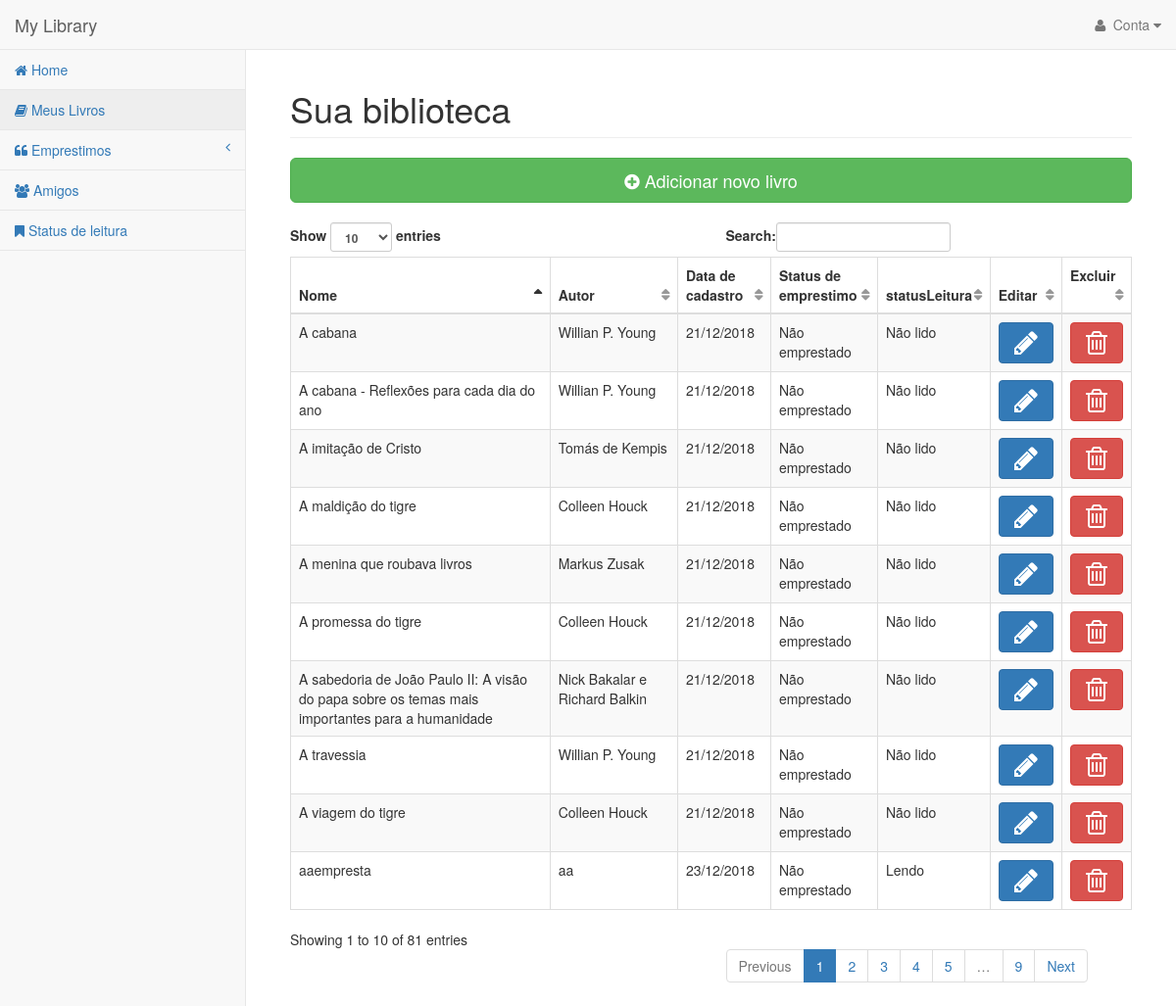
Screenshot of /telas/form-listarlivro.php (signed in) with the database file from the repository.
### tables this page shows
CREATE TABLE `livro` (
  `idLivro` int(11) NOT NULL,
  `nome` varchar(100) NOT NULL,
  `autor` varchar(45) NOT NULL,
  `data` date NOT NULL,
  `statusEmprestimo` tinyint(1) NOT NULL DEFAULT '0',
  `statusLeitura` tinyint(1) NOT NULL,
  `Usuario_id_usr` int(11) NOT NULL
);

### genericos/functions.php (called while the page is built, shortened)
<?php
function dateConvert($date) {
    if (!strstr($date, '/')) {
        sscanf($date, '%d-%d-%d', $y, $m, $d);
        return sprintf('%02d/%02d/%04d', $d, $m, $y);
    } else {
        sscanf($date, '%d/%d/%d', $d, $m, $y);
        return sprintf('%04d-%02d-%02d', $y, $m, $d);
    }
    return false;
}

### telas/form-listarlivro.php (the view, shortened to what this page needs)
<?php
$PDO = db_connect();
$id_usr = $_SESSION['id_usr'];
$sqllista = "SELECT * FROM livro where Usuario_id_usr = :id_usr ORDER BY nome ASC";
$stmtlista = $PDO->prepare($sqllista);
$stmtlista->bindParam(':id_usr', $id_usr);
$stmtlista->execute();
$sql_counta_total = "SELECT COUNT(*) AS total FROM livro WHERE Usuario_id_usr= :id_usr ORDER BY nome ASC ";
$stmt_counta_total = $PDO->prepare($sql_counta_total);
$stmt_counta_total->bindParam(':id_usr', $id_usr);
$stmt_counta_total->execute();
$total = $stmt_counta_total->fetchColumn();
?>
<!DOCTYPE html>
<html lang="en">
    <head>
        <link href="../front/vendor/bootstrap/css/bootstrap.min.css" rel="stylesheet">
        <link href="../front/vendor/metisMenu/metisMenu.min.css" rel="stylesheet">
        <link href="../front/dist/css/sb-admin-2.css" rel="stylesheet">
        <link href="../front/vendor/font-awesome/css/font-awesome.min.css" rel="stylesheet" type="text/css">
    </head>
    <body>
        <div id="wrapper">
            <nav class="navbar navbar-default navbar-static-top" role="navigation" style="margin-bottom: 0">
                <div class="container-fluid">
                    <div class="navbar-header">
                        <a class="navbar-brand" href="home.php">My Library</a>
                    </div>
                    <ul class="nav navbar-nav navbar-right">
                        <li class="dropdown">
                            <a class="dropdown-toggle" data-toggle="dropdown" href="#">
                                <i class="fa fa-user fa-fw"></i> Conta <i class="fa fa-caret-down"></i>
                            </a>
                        </li>
                    </ul>
                </div>
            </nav>
            <div class="navbar-default sidebar" role="navigation" style="margin-top: 0">
                <div class="sidebar-nav navbar-collapse">
                    <ul class="nav" id="side-menu">
                        <li>
                            <a href="home.php"><i class="fa fa-home"></i> Home</a>
                        </li>
                        <li>
                            <a href="form-listarlivro.php"><i class="fa fa-book"></i> Meus Livros</a>
                        </li>
                        <li>
                            <a href="#"><i class="fa fa-quote-left"></i> Emprestimos<span class="fa arrow"></span></a>
                        </li>
                        <li>
                            <a href="form-listaramigo.php"><i class="fa fa-group"></i> Amigos</a>
                        </li>
                        <li>
                            <a href="form-mudarstatus.php"><i class="fa fa-bookmark"></i> Status de leitura</a>
                        </li>
                    </ul>
                </div>
            </div>
        <div id="page-wrapper">
            <div class="container-fluid">
                <div class="row">
                    <div class="col-lg-12">
                        <h1 class="page-header">Sua biblioteca</h1>
                        <a href="form-add-livro.php" style="text-decoration:none"><button type="button" class="btn btn-success btn-lg btn-block" ><span class="fa fa-plus-circle"></span> Adicionar novo livro</button></a>
                        <br>
                        <?php if ($total > 0): ?>
                            <table width="100%" class="table table-striped table-bordered table-hover" id="dataTables-example">
                                <thead>
                                    <tr>
                                        <th>Nome</th>
                                        <th>Autor</th>
                                        <th>Data de cadastro</th>
                                        <th>Status de emprestimo</th>
                                        <th>statusLeitura</th>
                                        <th>Editar</th>
                                        <th>Excluir</th>
                                    </tr>
                                </thead>
                                <tbody>
                                    <?php while ($livro = $stmtlista->fetch(PDO::FETCH_ASSOC)): ?>
                                        <tr class="even gradeC">
                                            <td><?php echo $livro['nome'] ?></td>
                                            <td><?php echo $livro['autor'] ?></td>
                                            <td><?php echo dateConvert($livro['data']); ?></td>
                                            <td><?php
                                                if ($livro['statusEmprestimo'] == 0) {
                                                    echo "Não emprestado";
                                                } else {
                                                    echo "Emprestado";
                                                }
                                                ?></td>
                                            <td><?php
                                                if ($livro['statusLeitura'] == 1) {
                                                    echo "Não lido";
                                                } elseif ($livro['statusLeitura'] == 2) {
                                                    echo "Lendo";
                                                } else {
                                                    echo "Lido";
                                                }
                                                ?></td>
                                            <td>
                                                <form action="../telas/form-edit-livro.php" method="post">
                                                    <button type="submit" class="btn btn-primary btn-block"><span class=" fa fa-pencil fa-2x"></span></button>
                                                </form>
                                            </td>
                                            <td>
                                                <?php if ($livro['statusEmprestimo'] == 0): ?>
                                                    <form action="../classesPhp/deleteLivro.php" method="post">
                                                        <button type="submit" class="btn btn-danger btn-block" onclick="return confirm('Tem certeza de que deseja remover <?php echo $livro['nome'] ?> da sua biblioteca?');"><span class=" fa fa-trash-o fa-2x"></span></button>
                                                    </form>
                                                    <?php endif ?>
                                            </td>
                                        </tr>
                                    <?php endwhile; ?>
                                </tbody>
                            </table>
                        <?php else: ?>
                            <p>Você ainda não adicionou nenhum livro à sua biblioteca</p>
                        <?php endif; ?>
                    </div>
                </div>
            </div>
        </div>
</body>
</html>

### rows the page displays
livro: nome "A cabana", autor "Willian P. Young", data "21/12/2018", statusEmprestimo "Não emprestado", statusLeitura "Não lido"
livro: nome "A cabana - Reflexões para cada dia do ano", autor "Willian P. Young", data "21/12/2018", statusEmprestimo "Não emprestado", statusLeitura "Não lido"
livro: nome "A imitação de Cristo", autor "Tomás de Kempis", data "21/12/2018", statusEmprestimo "Não emprestado", statusLeitura "Não lido"
livro: nome "A maldição do tigre", autor "Colleen Houck", data "21/12/2018", statusEmprestimo "Não emprestado", statusLeitura "Não lido"
livro: nome "A menina que roubava livros", autor "Markus Zusak", data "21/12/2018", statusEmprestimo "Não emprestado", statusLeitura "Não lido"
livro: nome "A promessa do tigre", autor "Colleen Houck", data "21/12/2018", statusEmprestimo "Não emprestado", statusLeitura "Não lido"
livro: nome "A sabedoria de João Paulo II: A visão do papa sobre os temas mais importantes para a humanidade", autor "Nick Bakalar e Richard Balkin", data "21/12/2018", statusEmprestimo "Não emprestado", statusLeitura "Não lido"
livro: nome "A travessia", autor "Willian P. Young", data "21/12/2018", statusEmprestimo "Não emprestado", statusLeitura "Não lido"
livro: nome "A viagem do tigre", autor "Colleen Houck", data "21/12/2018", statusEmprestimo "Não emprestado", statusLeitura "Não lido"
livro: nome "aaempresta", autor "aa", data "23/12/2018", statusEmprestimo "Não emprestado", statusLeitura "Lendo"
